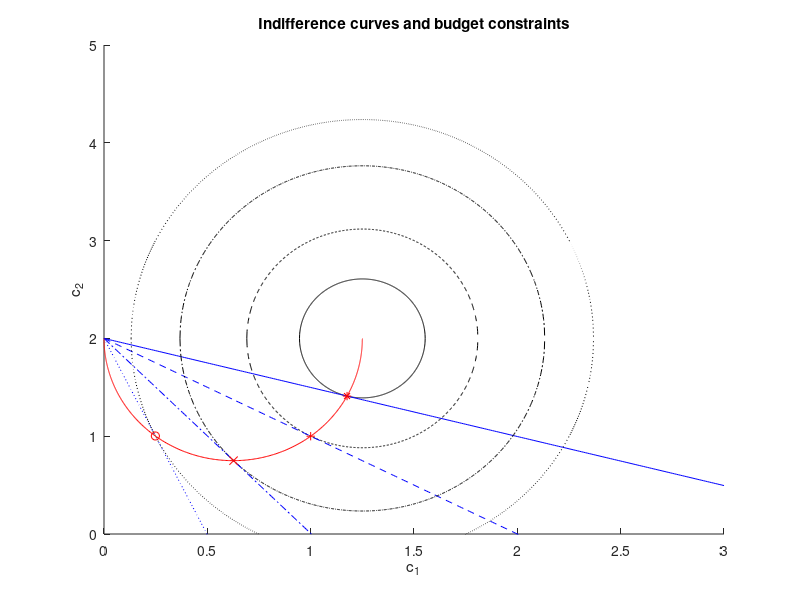
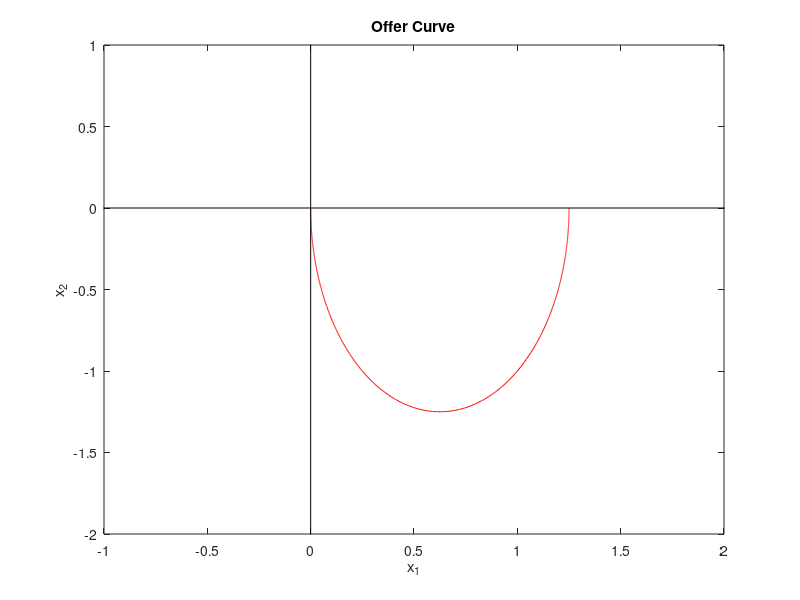

MATLAB code to generate these figures, in order:
mkdir('pings')
clear; close all; clc

grid = -1000:0.01:1000;
prat = exp(grid); % get grid of price ratios
c1st = 10./(8 + 2*(prat).^2);
c2st = 2 - prat.*c1st;
U = 10*c1st- 4*c1st.^2 + 4 - (prat.*c1st).^2;

symb = {'-' '--' '-.' ':'};
pnt = {'*' '+' 'x' 'o'};
psel = [0.25 0.5 1 2]*2;
figure
hold on
for i=1:4
    [~,i_sel] = min(abs(psel(i) - prat));
   %calc U curve
   Ux = linspace(1.25 - ((41/4 - U(i_sel))/4)^0.5,1.25 + ((41/4 - U(i_sel))/4)^0.5,1000);
   Up = 2+((41/4 - U(i_sel)) - 4*(Ux - 1.25).^2).^0.5;
   Ul = 2-((41/4 - U(i_sel)) - 4*(Ux - 1.25).^2).^0.5;
   %calc budg cons
   c1g = 0:0.01:3;
   c2g = 2 - prat(i_sel).*c1g;
   plot(Ux,Up,['k' symb{i}])
   plot(Ux,Ul,['k' symb{i}])
   plot(c1g,c2g,['b' symb{i}])
   plot(c1st(i_sel),c2st(i_sel),['r' pnt{i}])
end
plot(c1st,c2st,'r-')
hold off
title('Indifference curves and budget constraints')
ylim([0 5])
set(gcf,'Color',[1 1 1])
ylabel('c_2')
xlabel('c_1')
cd('pings')
saveas(gcf,'indiff1.png')
cd('..')

figure
plot(c1st,c2st -2,'r-')
hold on
plot([-10 10],[0 0],'k')
plot([0 0],[-10 10],'k')
hold off
xlim([-1 2])
ylim([-2 1])
set(gcf,'Color',[1 1 1])
ylabel('x_2')
xlabel('x_1')
title('Offer Curve')
cd('pings')
saveas(gcf,'off1.png')
cd('..')
